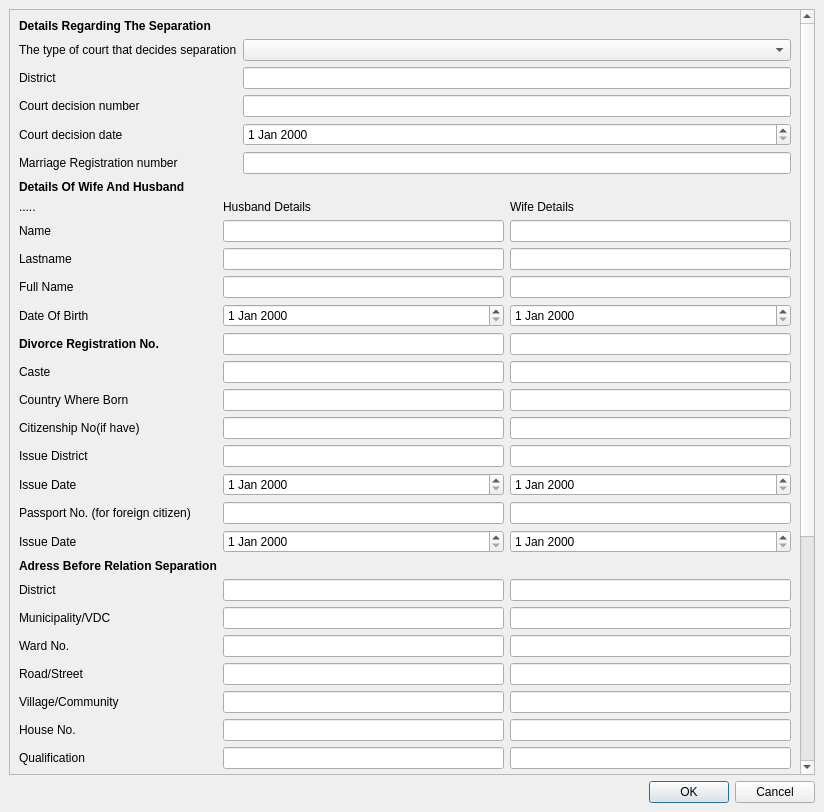
<?xml version="1.0" encoding="UTF-8"?>
<ui version="4.0">
 <class>DivorceForm</class>
 <widget class="QMainWindow" name="DivorceForm">
  <property name="geometry">
   <rect>
    <x>0</x>
    <y>0</y>
    <width>824</width>
    <height>812</height>
   </rect>
  </property>
  <property name="windowTitle">
   <string>Divorce Registration</string>
  </property>
  <widget class="QWidget" name="centralwidget">
   <layout class="QGridLayout" name="gridLayout">
    <item row="1" column="0">
     <widget class="QDialogButtonBox" name="buttonBox">
      <property name="standardButtons">
       <set>QDialogButtonBox::Cancel|QDialogButtonBox::Ok</set>
      </property>
     </widget>
    </item>
    <item row="0" column="0">
     <widget class="QScrollArea" name="scrollArea">
      <property name="widgetResizable">
       <bool>true</bool>
      </property>
      <widget class="QWidget" name="scrollAreaWidgetContents">
       <property name="geometry">
        <rect>
         <x>0</x>
         <y>0</y>
         <width>787</width>
         <height>1077</height>
        </rect>
       </property>
       <layout class="QGridLayout" name="gridLayout_2">
        <item row="0" column="0">
         <widget class="QLabel" name="label">
          <property name="text">
           <string>&lt;b&gt;Details Regarding The Separation&lt;/b&gt;</string>
          </property>
         </widget>
        </item>
        <item row="2" column="0">
         <widget class="QLabel" name="label_2">
          <property name="text">
           <string>&lt;b&gt;Details Of Wife And Husband&lt;/b&gt;</string>
          </property>
         </widget>
        </item>
        <item row="3" column="0">
         <layout class="QFormLayout" name="formLayout_2">
          <item row="0" column="0">
           <widget class="QLabel" name="Label">
            <property name="text">
             <string>.....</string>
            </property>
           </widget>
          </item>
          <item row="0" column="1">
           <layout class="QHBoxLayout" name="horizontalLayout_2">
            <item>
             <widget class="QLabel" name="label_4">
              <property name="text">
               <string>Husband Details</string>
              </property>
             </widget>
            </item>
            <item>
             <widget class="QLabel" name="label_3">
              <property name="text">
               <string>Wife Details</string>
              </property>
             </widget>
            </item>
           </layout>
          </item>
          <item row="1" column="0">
           <widget class="QLabel" name="nameLabel">
            <property name="text">
             <string>Name</string>
            </property>
           </widget>
          </item>
          <item row="1" column="1">
           <layout class="QHBoxLayout" name="horizontalLayout_3">
            <item>
             <widget class="QLineEdit" name="lineEdit_2"/>
            </item>
            <item>
             <widget class="QLineEdit" name="lineEdit"/>
            </item>
           </layout>
          </item>
          <item row="2" column="0">
           <widget class="QLabel" name="lastnameLabel">
            <property name="text">
             <string>Lastname</string>
            </property>
           </widget>
          </item>
          <item row="2" column="1">
           <layout class="QHBoxLayout" name="horizontalLayout_4">
            <item>
             <widget class="QLineEdit" name="lineEdit_4"/>
            </item>
            <item>
             <widget class="QLineEdit" name="lineEdit_3"/>
            </item>
           </layout>
          </item>
          <item row="3" column="0">
           <widget class="QLabel" name="fullNameLabel">
            <property name="text">
             <string>Full Name</string>
            </property>
           </widget>
          </item>
          <item row="3" column="1">
           <layout class="QHBoxLayout" name="horizontalLayout_5">
            <item>
             <widget class="QLineEdit" name="lineEdit_6"/>
            </item>
            <item>
             <widget class="QLineEdit" name="lineEdit_5"/>
            </item>
           </layout>
          </item>
          <item row="4" column="0">
           <widget class="QLabel" name="dateOfBirthLabel">
            <property name="text">
             <string>Date Of Birth</string>
            </property>
           </widget>
          </item>
          <item row="4" column="1">
           <layout class="QHBoxLayout" name="horizontalLayout_6">
            <item>
             <widget class="QDateEdit" name="dateEdit_2"/>
            </item>
            <item>
             <widget class="QDateEdit" name="dateEdit"/>
            </item>
           </layout>
          </item>
          <item row="5" column="0">
           <widget class="QLabel" name="birthRegistrationNoLabel">
            <property name="text">
             <string>&lt;b&gt;Divorce Registration No.&lt;/b&gt;</string>
            </property>
           </widget>
          </item>
          <item row="5" column="1">
           <layout class="QHBoxLayout" name="horizontalLayout_7">
            <item>
             <widget class="QLineEdit" name="lineEdit_8"/>
            </item>
            <item>
             <widget class="QLineEdit" name="lineEdit_7"/>
            </item>
           </layout>
          </item>
          <item row="6" column="0">
           <widget class="QLabel" name="casteLabel">
            <property name="text">
             <string>Caste</string>
            </property>
           </widget>
          </item>
          <item row="6" column="1">
           <layout class="QHBoxLayout" name="horizontalLayout_8">
            <item>
             <widget class="QLineEdit" name="lineEdit_10"/>
            </item>
            <item>
             <widget class="QLineEdit" name="lineEdit_9"/>
            </item>
           </layout>
          </item>
          <item row="7" column="0">
           <widget class="QLabel" name="countryWhereBornLabel">
            <property name="text">
             <string>Country Where Born</string>
            </property>
           </widget>
          </item>
          <item row="7" column="1">
           <layout class="QHBoxLayout" name="horizontalLayout_9">
            <item>
             <widget class="QLineEdit" name="lineEdit_12"/>
            </item>
            <item>
             <widget class="QLineEdit" name="lineEdit_11"/>
            </item>
           </layout>
          </item>
          <item row="8" column="0">
           <widget class="QLabel" name="citizenshipNoLabel">
            <property name="text">
             <string>Citizenship No(if have)</string>
            </property>
           </widget>
          </item>
          <item row="8" column="1">
           <layout class="QHBoxLayout" name="horizontalLayout_10">
            <item>
             <widget class="QLineEdit" name="lineEdit_14"/>
            </item>
            <item>
             <widget class="QLineEdit" name="lineEdit_13"/>
            </item>
           </layout>
          </item>
          <item row="9" column="0">
           <widget class="QLabel" name="issueDistrictLabel">
            <property name="text">
             <string>Issue District</string>
            </property>
           </widget>
          </item>
          <item row="9" column="1">
           <layout class="QHBoxLayout" name="horizontalLayout_11">
            <item>
             <widget class="QLineEdit" name="lineEdit_16"/>
            </item>
            <item>
             <widget class="QLineEdit" name="lineEdit_15"/>
            </item>
           </layout>
          </item>
          <item row="10" column="0">
           <widget class="QLabel" name="issueDateLabel">
            <property name="text">
             <string>Issue Date</string>
            </property>
           </widget>
          </item>
          <item row="10" column="1">
           <layout class="QHBoxLayout" name="horizontalLayout_12">
            <item>
             <widget class="QDateEdit" name="dateEdit_4"/>
            </item>
            <item>
             <widget class="QDateEdit" name="dateEdit_3"/>
            </item>
           </layout>
          </item>
          <item row="11" column="0">
           <widget class="QLabel" name="passportNoIfFireignLabel">
            <property name="text">
             <string>Passport No. (for foreign citizen)</string>
            </property>
           </widget>
          </item>
          <item row="11" column="1">
           <layout class="QHBoxLayout" name="horizontalLayout_13">
            <item>
             <widget class="QLineEdit" name="lineEdit_18"/>
            </item>
            <item>
             <widget class="QLineEdit" name="lineEdit_17"/>
            </item>
           </layout>
          </item>
          <item row="12" column="0">
           <widget class="QLabel" name="issueDateLabel_2">
            <property name="text">
             <string>Issue Date</string>
            </property>
           </widget>
          </item>
          <item row="12" column="1">
           <layout class="QHBoxLayout" name="horizontalLayout_16">
            <item>
             <widget class="QDateEdit" name="dateEdit_8"/>
            </item>
            <item>
             <widget class="QDateEdit" name="dateEdit_7"/>
            </item>
           </layout>
          </item>
          <item row="13" column="0">
           <widget class="QLabel" name="adressBeforeRelationSeparationLabel">
            <property name="text">
             <string>&lt;b&gt;Adress Before Relation Separation&lt;/b&gt;</string>
            </property>
           </widget>
          </item>
          <item row="14" column="0">
           <widget class="QLabel" name="districtLabel_2">
            <property name="text">
             <string>District</string>
            </property>
           </widget>
          </item>
          <item row="14" column="1">
           <layout class="QHBoxLayout" name="horizontalLayout_17">
            <item>
             <widget class="QLineEdit" name="lineEdit_20"/>
            </item>
            <item>
             <widget class="QLineEdit" name="lineEdit_19"/>
            </item>
           </layout>
          </item>
          <item row="15" column="0">
           <widget class="QLabel" name="municipalityLabel">
            <property name="text">
             <string>Municipality/VDC</string>
            </property>
           </widget>
          </item>
          <item row="15" column="1">
           <layout class="QHBoxLayout" name="horizontalLayout_15">
            <item>
             <widget class="QLineEdit" name="lineEdit_21"/>
            </item>
            <item>
             <widget class="QLineEdit" name="lineEdit_22"/>
            </item>
           </layout>
          </item>
          <item row="16" column="0">
           <widget class="QLabel" name="wardNoLabel">
            <property name="text">
             <string>Ward No.</string>
            </property>
           </widget>
          </item>
          <item row="16" column="1">
           <layout class="QHBoxLayout" name="horizontalLayout_18">
            <item>
             <widget class="QLineEdit" name="lineEdit_24"/>
            </item>
            <item>
             <widget class="QLineEdit" name="lineEdit_23"/>
            </item>
           </layout>
          </item>
          <item row="17" column="0">
           <widget class="QLabel" name="roadLabel">
            <property name="text">
             <string>Road/Street</string>
            </property>
           </widget>
          </item>
          <item row="17" column="1">
           <layout class="QHBoxLayout" name="horizontalLayout_19">
            <item>
             <widget class="QLineEdit" name="lineEdit_26"/>
            </item>
            <item>
             <widget class="QLineEdit" name="lineEdit_25"/>
            </item>
           </layout>
          </item>
          <item row="18" column="0">
           <widget class="QLabel" name="villageCommunityLabel">
            <property name="text">
             <string>Village/Community</string>
            </property>
           </widget>
          </item>
          <item row="18" column="1">
           <layout class="QHBoxLayout" name="horizontalLayout_20">
            <item>
             <widget class="QLineEdit" name="lineEdit_28"/>
            </item>
            <item>
             <widget class="QLineEdit" name="lineEdit_27"/>
            </item>
           </layout>
          </item>
          <item row="19" column="0">
           <widget class="QLabel" name="houseNoLabel">
            <property name="text">
             <string>House No.</string>
            </property>
           </widget>
          </item>
          <item row="19" column="1">
           <layout class="QHBoxLayout" name="horizontalLayout_21">
            <item>
             <widget class="QLineEdit" name="lineEdit_30"/>
            </item>
            <item>
             <widget class="QLineEdit" name="lineEdit_29"/>
            </item>
           </layout>
          </item>
          <item row="20" column="0">
           <widget class="QLabel" name="qualificationLabel">
            <property name="text">
             <string>Qualification</string>
            </property>
           </widget>
          </item>
          <item row="20" column="1">
           <layout class="QHBoxLayout" name="horizontalLayout_22">
            <item>
             <widget class="QLineEdit" name="lineEdit_33"/>
            </item>
            <item>
             <widget class="QLineEdit" name="lineEdit_31"/>
            </item>
           </layout>
          </item>
          <item row="21" column="0">
           <widget class="QLabel" name="religionLabel">
            <property name="text">
             <string>Religion</string>
            </property>
           </widget>
          </item>
          <item row="21" column="1">
           <layout class="QHBoxLayout" name="horizontalLayout_23">
            <item>
             <widget class="QLineEdit" name="lineEdit_34"/>
            </item>
            <item>
             <widget class="QLineEdit" name="lineEdit_32"/>
            </item>
           </layout>
          </item>
          <item row="22" column="0">
           <widget class="QLabel" name="motherTongueLabel">
            <property name="text">
             <string>Mother Tongue</string>
            </property>
           </widget>
          </item>
          <item row="22" column="1">
           <layout class="QHBoxLayout" name="horizontalLayout_24">
            <item>
             <widget class="QLineEdit" name="lineEdit_36"/>
            </item>
            <item>
             <widget class="QLineEdit" name="lineEdit_35"/>
            </item>
           </layout>
          </item>
          <item row="23" column="0">
           <widget class="QLabel" name="grandFatherNameLabel">
            <property name="text">
             <string>Grandfather's Name</string>
            </property>
           </widget>
          </item>
          <item row="23" column="1">
           <layout class="QHBoxLayout" name="horizontalLayout_25">
            <item>
             <widget class="QLineEdit" name="lineEdit_38"/>
            </item>
            <item>
             <widget class="QLineEdit" name="lineEdit_37"/>
            </item>
           </layout>
          </item>
          <item row="24" column="0">
           <widget class="QLabel" name="fatherNameLabel">
            <property name="text">
             <string>Father's Name</string>
            </property>
           </widget>
          </item>
          <item row="24" column="1">
           <layout class="QHBoxLayout" name="horizontalLayout_26">
            <item>
             <widget class="QLineEdit" name="lineEdit_40"/>
            </item>
            <item>
             <widget class="QLineEdit" name="lineEdit_39"/>
            </item>
           </layout>
          </item>
          <item row="25" column="0">
           <widget class="QLabel" name="motherNameLabel">
            <property name="text">
             <string>Mother's Name</string>
            </property>
           </widget>
          </item>
          <item row="25" column="1">
           <layout class="QHBoxLayout" name="horizontalLayout_27">
            <item>
             <widget class="QLineEdit" name="lineEdit_42"/>
            </item>
            <item>
             <widget class="QLineEdit" name="lineEdit_41"/>
            </item>
           </layout>
          </item>
          <item row="26" column="0">
           <widget class="QLabel" name="marriageDateLabel">
            <property name="text">
             <string>Marriage Date</string>
            </property>
           </widget>
          </item>
          <item row="27" column="0">
           <widget class="QLabel" name="numberOfChildrenLabel">
            <property name="text">
             <string>Number of children</string>
            </property>
           </widget>
          </item>
          <item row="27" column="1">
           <widget class="QLineEdit" name="numberOfChildrenLineEdit"/>
          </item>
          <item row="28" column="0">
           <widget class="QLabel" name="totalAliveChildrenLabel">
            <property name="text">
             <string>Total alive children</string>
            </property>
           </widget>
          </item>
          <item row="28" column="1">
           <widget class="QLineEdit" name="totalAliveChildrenLineEdit"/>
          </item>
          <item row="29" column="0">
           <widget class="QLabel" name="numberOfChildrenLabel_2">
            <property name="text">
             <string>&lt;b&gt;Number Of children with parent&lt;/b&gt;</string>
            </property>
           </widget>
          </item>
          <item row="30" column="0">
           <widget class="QLabel" name="sonLabel">
            <property name="text">
             <string>Son</string>
            </property>
           </widget>
          </item>
          <item row="31" column="0">
           <widget class="QLabel" name="daughterLabel">
            <property name="text">
             <string>Daughter</string>
            </property>
           </widget>
          </item>
          <item row="32" column="0">
           <widget class="QLabel" name="numberOfChildrenLivingWithOtherLabel">
            <property name="text">
             <string>Number of children living with other</string>
            </property>
           </widget>
          </item>
          <item row="32" column="1">
           <widget class="QLineEdit" name="numberOfChildrenLivingWithOtherLineEdit"/>
          </item>
          <item row="26" column="1">
           <layout class="QHBoxLayout" name="horizontalLayout_28">
            <item>
             <widget class="QDateEdit" name="dateEdit_6"/>
            </item>
            <item>
             <widget class="QDateEdit" name="dateEdit_5"/>
            </item>
           </layout>
          </item>
          <item row="30" column="1">
           <layout class="QHBoxLayout" name="horizontalLayout_30">
            <item>
             <widget class="QLineEdit" name="lineEdit_46"/>
            </item>
            <item>
             <widget class="QLineEdit" name="lineEdit_45"/>
            </item>
           </layout>
          </item>
          <item row="31" column="1">
           <layout class="QHBoxLayout" name="horizontalLayout_31">
            <item>
             <widget class="QLineEdit" name="lineEdit_44"/>
            </item>
            <item>
             <widget class="QLineEdit" name="lineEdit_43"/>
            </item>
           </layout>
          </item>
         </layout>
        </item>
        <item row="1" column="0">
         <layout class="QFormLayout" name="formLayout">
          <item row="0" column="0">
           <widget class="QLabel" name="TypeOfCourtLabel">
            <property name="text">
             <string>The type of court that decides separation</string>
            </property>
           </widget>
          </item>
          <item row="0" column="1">
           <widget class="QComboBox" name="TypeOfCourtLineEdit"/>
          </item>
          <item row="1" column="0">
           <widget class="QLabel" name="districtLabel">
            <property name="text">
             <string>District</string>
            </property>
           </widget>
          </item>
          <item row="1" column="1">
           <widget class="QLineEdit" name="districtLineEdit"/>
          </item>
          <item row="2" column="0">
           <widget class="QLabel" name="courtDecisionNumberLabel">
            <property name="text">
             <string>Court decision number</string>
            </property>
           </widget>
          </item>
          <item row="2" column="1">
           <widget class="QLineEdit" name="courtDecisionNumberLineEdit"/>
          </item>
          <item row="3" column="0">
           <widget class="QLabel" name="courtDecisionDateLabel">
            <property name="text">
             <string>Court decision date</string>
            </property>
           </widget>
          </item>
          <item row="3" column="1">
           <widget class="QDateEdit" name="courtDecisionDateDateEdit"/>
          </item>
          <item row="4" column="0">
           <widget class="QLabel" name="marriageRegistrationNumberLabel">
            <property name="text">
             <string>Marriage Registration number</string>
            </property>
           </widget>
          </item>
          <item row="4" column="1">
           <widget class="QLineEdit" name="marriageRegistrationNumberLineEdit"/>
          </item>
         </layout>
        </item>
       </layout>
      </widget>
     </widget>
    </item>
   </layout>
  </widget>
 </widget>
 <resources/>
 <connections/>
</ui>
